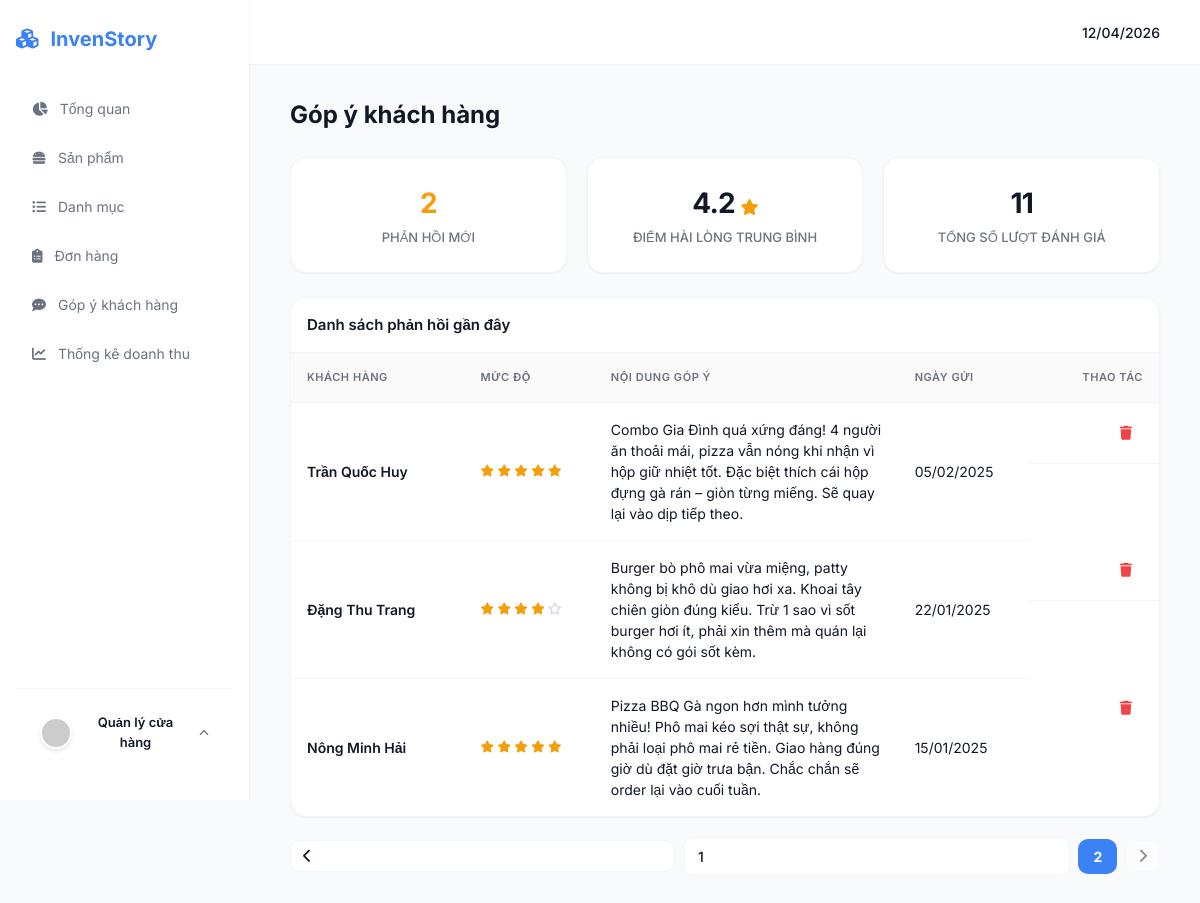
Screenshot of /admin/feedback?page=2 with the database file from the repository.
### src/models.py (models this page shows)
class Review(db.Model):
    __tablename__ = 'reviews'
    id = db.Column(db.Integer, primary_key=True)
    user_id = db.Column(db.Integer, db.ForeignKey('users.id'))
    order_id = db.Column(db.Integer, db.ForeignKey('orders.id'))
    rating = db.Column(db.Integer)
    comment = db.Column(db.Text)
    is_read = db.Column(db.Boolean, default=False)
    created_at = db.Column(db.DateTime, default=datetime.utcnow)
    __table_args__ = (db.UniqueConstraint('user_id', 'order_id', name='unique_user_order_review'),)

class User(db.Model):
    __tablename__ = 'users'
    id = db.Column(db.Integer, primary_key=True)
    username = db.Column(db.String(50), unique=True, nullable=False)
    full_name = db.Column(db.String(100), nullable=False)
    email = db.Column(db.String(100), unique=True, nullable=False)
    password_hash = db.Column(db.String(255), nullable=False)
    phone = db.Column(db.String(15))
    address = db.Column(db.Text)
    role = db.Column(db.String(20), default='customer')
    created_at = db.Column(db.DateTime, default=datetime.utcnow)
    cart = db.relationship('Cart', backref='user', uselist=False, cascade="all, delete-orphan")
    orders = db.relationship('Order', backref='user', lazy=True)
    reviews = db.relationship('Review', backref='user', lazy=True)

### src/admin.py (the view)
@admin_bp.route('/feedback')
def admin_feedback():
    all_reviews = Review.query.all()
    total_reviews = len(all_reviews)
    new_feedback_count = 0
    tong_diem = 0
    for r in all_reviews:
        if r.is_read == False:
            new_feedback_count += 1
        if r.rating:
            tong_diem += r.rating
    if total_reviews > 0:
        avg_rating = round(tong_diem / total_reviews, 1)
    else:
        avg_rating = 0.0
    page = request.args.get('page', 1, type=int)
    pagination = Review.query.order_by(Review.created_at.desc()).paginate(page=page, per_page=8, error_out=False)
    reviews = pagination.items
    return render_template('admin/feedback.html',
                           reviews=reviews,
                           pagination=pagination,
                           new_feedback_count=new_feedback_count,
                           avg_rating=avg_rating,
                           total_reviews=total_reviews)

### src/templates/admin/feedback.html (shortened to what this page needs)
{% extends "admin/base.html" %}
{% block content %}
<div class="page-header">
    <h1 class="report-title">Góp ý khách hàng</h1>
</div>
<div class="stats-grid" style="margin-bottom: 24px;">
    <div class="data-card stat-card">
        <h2 style="color: var(--warning);">{{ new_feedback_count }}</h2>
        <p>Phản hồi mới</p>
    </div>
    <div class="data-card stat-card">
        <h2>{{ avg_rating }} <i class="fa-solid fa-star" style="font-size: 16px; color: var(--warning);"></i></h2>
        <p>Điểm hài lòng trung bình</p>
    </div>
    <div class="data-card stat-card">
        <h2>{{ total_reviews }}</h2>
        <p>Tổng số lượt đánh giá</p>
    </div>
</div>
<div class="data-card">
    <div class="table-header-reports">
        <span id="table-title">Danh sách phản hồi gần đây</span>
    </div>
    <table>
        <thead>
            <tr>
                <th style="width: 20%;">Khách hàng</th>
                <th style="width: 15%;">Mức độ</th>
                <th>Nội dung góp ý</th>
                <th style="width: 15%;">Ngày gửi</th>
                <th style="width: 15%; text-align: right;">Thao tác</th>
            </tr>
        </thead>
        <tbody id="feedbackTable">
            {% for review in reviews %}
            <tr id="review-row-{{ review.id }}"
                style="{% if not review.is_read %}background-color: #f8fafc;{% endif %}">
                <td>
                    <b>{{ review.user.full_name if review.user else 'Khách vãng lai' }}</b>
                </td>
                <td>
                    <div style="color: var(--warning); font-size: 12px;">
                        {% for i in range(5) %}
                        {% if i < review.rating|int %} <i class="fa-solid fa-star"></i>
                            {% else %}
                            <i class="fa-regular fa-star" style="color: #cbd5e1;"></i>
                            {% endif %}
                            {% endfor %}
                    </div>
                </td>
                <td>
                    <span style="font-size: 14px; color: var(--text-main);">{{ review.comment }}</span>
                </td>
                <td>{{ review.created_at.strftime('%d/%m/%Y') if review.created_at else '' }}</td>
                <td style="text-align: right; display: flex; justify-content: flex-end; gap: 5px;">
                    <button class="btn text-danger" style="padding: 6px 10px; background: transparent;"
                        onclick="deleteFeedback({{ review.id }})" title="Xóa góp ý">
                        <i class="fa-solid fa-trash"></i>
                    </button>
                </td>
            </tr>
            {% endfor %}
        </tbody>
    </table>
</div>
<div class="pagination-wrapper"
    style="display: flex; justify-content: flex-end; align-items: center; margin-top: 20px; gap: 8px;">
    {% if pagination.has_prev %}
    <a href="{{ url_for('admin.admin_feedback', page=pagination.prev_num) }}" class="btn btn-upload"
        style="padding: 8px 12px;">
        <i class="fa-solid fa-chevron-left"></i>
    </a>
    {% else %}
    <button class="btn btn-upload" style="padding: 8px 12px; opacity: 0.5; cursor: not-allowed;" disabled><i
            class="fa-solid fa-chevron-left"></i></button>
    {% endif %}
    {% for page_num in pagination.iter_pages(left_edge=1, right_edge=1, left_current=1, right_current=2) %}
    {% if page_num %}
    {% if pagination.page == page_num %}
    <button class="btn btn-add" style="padding: 8px 14px; font-weight: bold;">{{ page_num }}</button>
    {% else %}
    <a href="{{ url_for('admin.admin_feedback', page=page_num) }}" class="btn btn-upload" style="padding: 8px 14px;">{{
        page_num }}</a>
    {% endif %}
    {% else %}
    <span style="color: var(--text-muted);">...</span>
    {% endif %}
    {% endfor %}
    {% if pagination.has_next %}
    <a href="{{ url_for('admin.admin_feedback', page=pagination.next_num) }}" class="btn btn-upload"
        style="padding: 8px 12px;">
        <i class="fa-solid fa-chevron-right"></i>
    </a>
    {% else %}
    <button class="btn btn-upload" style="padding: 8px 12px; opacity: 0.5; cursor: not-allowed;" disabled><i
            class="fa-solid fa-chevron-right"></i></button>
    {% endif %}
</div>
{% endblock %}

### src/static/css/style.css (style rules this page uses)
:root { --bg-body: #f9fafb; --sidebar-w: 250px; --primary: #3b82f6; --primary-light: #eff6ff; --border: #f3f4f6; --text-main: #111827; --text-muted: #6b7280; --success: #10b981; --warning: #f59e0b; --danger: #ef4444; --shadow-sm: 0 1px 2px 0 rgba(0, 0, 0, 0.05); --shadow-md: 0 4px 6px -1px rgba(0, 0, 0, 0.1), 0 2px 4px -1px rgba(0, 0, 0, 0.06); }
* { margin: 0; padding: 0; box-sizing: border-box; font-family: 'Inter', sans-serif; }
body { background-color: var(--bg-body); color: var(--text-main); line-height: 1.5; -webkit-font-smoothing: antialiased; }
a { text-decoration: none; color: inherit; display: flex; align-items: center; gap: 12px; width: 100%; }
.page-header { display: flex; justify-content: space-between; align-items: center; margin-bottom: 24px; }
.report-title { font-size: 24px; font-weight: 700; color: var(--text-main); }
.data-card { background: #fff; border-radius: 16px; border: 1px solid var(--border); box-shadow: var(--shadow-sm); overflow: hidden; }
.stat-card { padding: 24px; text-align: center; }
.stat-card h2 { font-size: 28px; font-weight: 700; margin-bottom: 4px; letter-spacing: -0.03em; }
.stat-card p { color: var(--text-muted); font-size: 13px; font-weight: 500; text-transform: uppercase; }
table { width: 100%; border-collapse: collapse; }
th { text-align: left; padding: 16px; font-size: 11px; text-transform: uppercase; letter-spacing: 0.05em; color: var(--text-muted); border-bottom: 1px solid var(--border); background: #fafafa; font-weight: 600; }
td { padding: 16px; border-bottom: 1px solid var(--border); font-size: 14px; color: var(--text-main); vertical-align: middle; }
tr:last-child td { border-bottom: none; }
td b, td strong { font-weight: 600; color: var(--text-main); }
.btn { padding: 10px 18px; border-radius: 10px; cursor: pointer; font-size: 14px; font-weight: 500; display: inline-flex; align-items: center; gap: 8px; transition: 0.2s ease; border: 1px solid transparent; }
.btn i { font-size: 14px; }
.btn-add { background: var(--primary); color: #fff; }
.btn-upload { border-color: var(--border); background: #fff; color: var(--text-main); }
.text-danger { color: var(--danger) !important; }
.stats-grid { display: grid; grid-template-columns: repeat(3, 1fr); gap: 20px; margin-bottom: 24px; }
.table-header-reports { padding: 16px; border-bottom: 1px solid var(--border); display: flex; justify-content: space-between; align-items: center; }
#table-title { font-size: 15px; font-weight: 600; color: var(--text-main); }

### rows the page displays
Review: user "Trần Quốc Huy", rating 5 (drawn), comment "Combo Gia Đình quá xứng đáng! 4 người ăn thoải mái, pizza vẫn nóng khi nhận vì hộp giữ nhiệt tốt. Đặc biệt thích cái hộp đựng gà rán – giòn từng miếng. Sẽ quay lại vào dịp tiếp theo.", created_at "05/02/2025"
Review: user "Đặng Thu Trang", rating 4 (drawn), comment "Burger bò phô mai vừa miệng, patty không bị khô dù giao hơi xa. Khoai tây chiên giòn đúng kiểu. Trừ 1 sao vì sốt burger hơi ít, phải xin thêm mà quán lại không có gói sốt kèm.", created_at "22/01/2025"
Review: user "Nông Minh Hải", rating 5 (drawn), comment "Pizza BBQ Gà ngon hơn mình tưởng nhiều! Phô mai kéo sợi thật sự, không phải loại phô mai rẻ tiền. Giao hàng đúng giờ dù đặt giờ trưa bận. Chắc chắn sẽ order lại vào cuối tuần.", created_at "15/01/2025"

### other values shown
{{ new_feedback_count }} "2"
{{ avg_rating }} "4.2"
{{ total_reviews }} "11"
{{ page_num }} "1"
{{ page_num }} "2"
